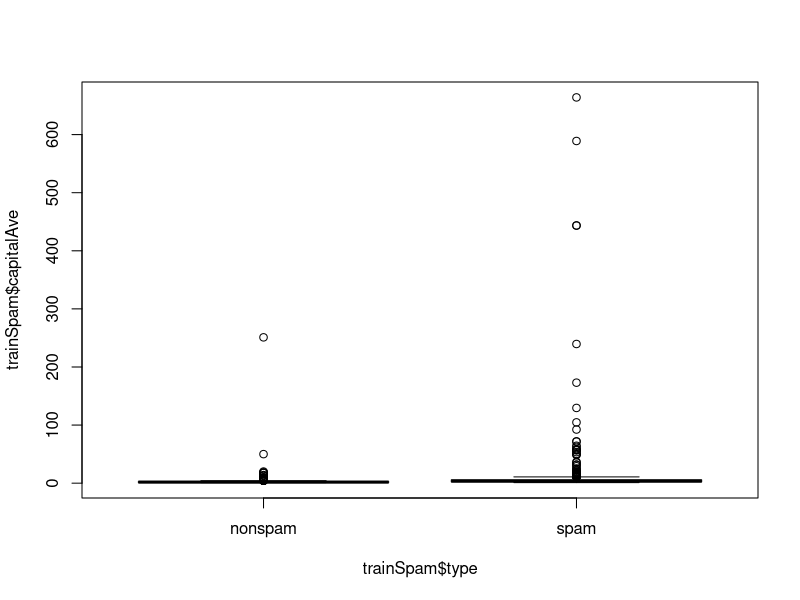
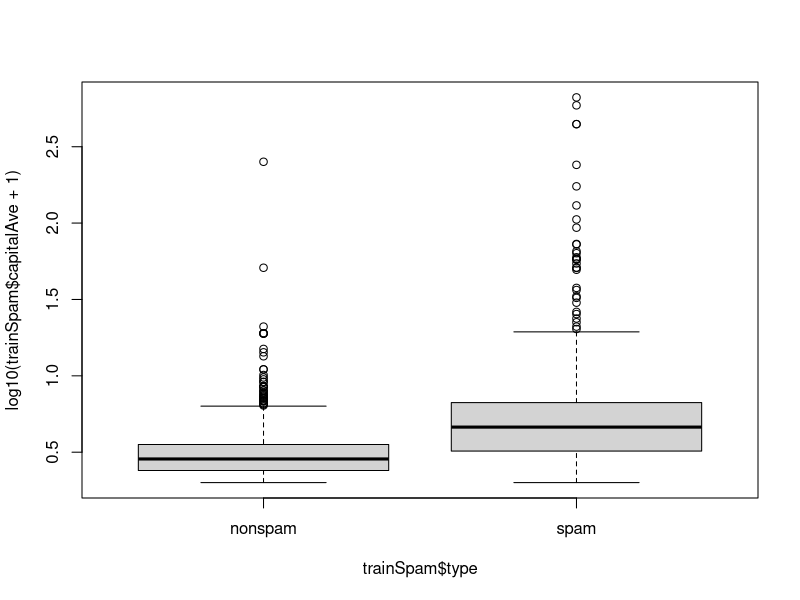
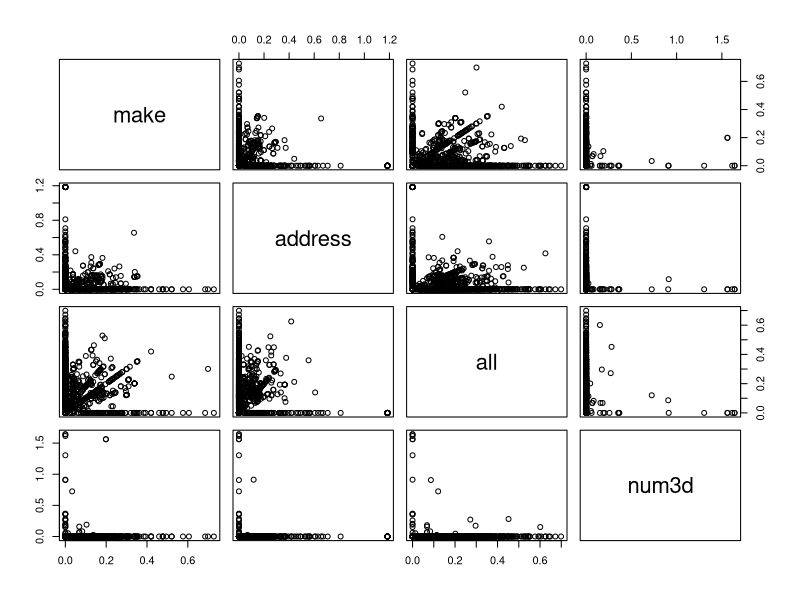
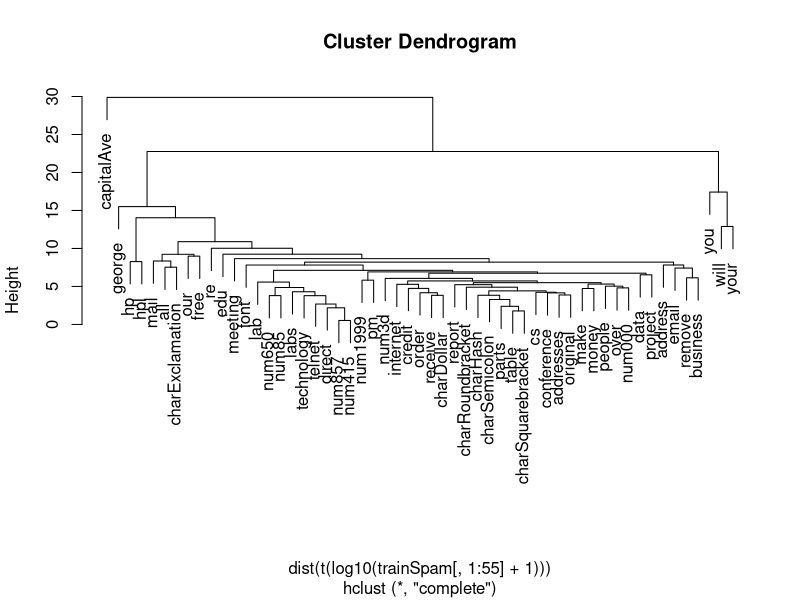

Write the R code that produced these figures, in order.
# Global Environment Setup ------------------------------------------------

rm(list=ls())
library(kernlab)

data("spam")

#perform the susb sampling
set.seed(3435)
trainIndicator <- rbinom(4601, size = 1, prob = 0.5)

table(trainIndicator)
# trainIndicator
#    0    1 
# 2314 2287 

trainSpam <- spam[trainIndicator == 1,]
testSpam <- spam[trainIndicator == 0,]


# Exploratory Analysis ----------------------------------------------------

names(trainSpam)
head(trainSpam)
table(trainSpam$type)

plot(trainSpam$capitalAve ~ trainSpam$type)

#plot log of the data for better visualization
#+1 to get rid of zeros (and posibilitate evaluation of log10)
plot(log10(trainSpam$capitalAve+1) ~ trainSpam$type)

#relationship between predictors
plot(log10(trainSpam[,1:4] +1))

#clustering

hCluster <- hclust(dist(t(log10(trainSpam[,1:55]+1))))
plot(hCluster)


# Statistical Prediction / Modeling ---------------------------------------

trainSpam$numType <- as.numeric(trainSpam$type) - 1
costFunction <- function(x,y) sum(x != (y>0.5))
cvError <- rep(NA, 55)
library(boot)
for(i in 1:55){
  lmFormula <- reformulate(names(trainSpam)[i], response = "numType")
  glmFit <- glm(lmFormula, family = "binomial", data = trainSpam)
  cvError[i] <- cv.glm(trainSpam, glmFit, costFunction, 2)$delta[2]
}

## which predictor has minimum cross validated error?
names(trainSpam)[which.min(cvError)]
# [1] "charDollar"


# Get a measure of uncertainty --------------------------------------------

## Use the best model for the group
predictionModel <- glm(numType ~ charDollar, family="binomial",
                       data = trainSpam)

##Get predictions on the test set
predictionTest <- predict(predictionModel,testSpam)
predictedSpam <- rep("nospam",dim(testSpam)[1])

## Classify as "spam" for those with probabilities > 0.5
predictedSpam[predictionModel$fitted > 0.5] <- "spam"

## Classification table
table(predictedSpam, testSpam$type)
# predictedSpam nonspam spam
# nospam           1346  458
# spam               61  449

##Error rate
(61 + 458)/(1346 + 458 + 61 + 449)
# [1] 0.2242869
